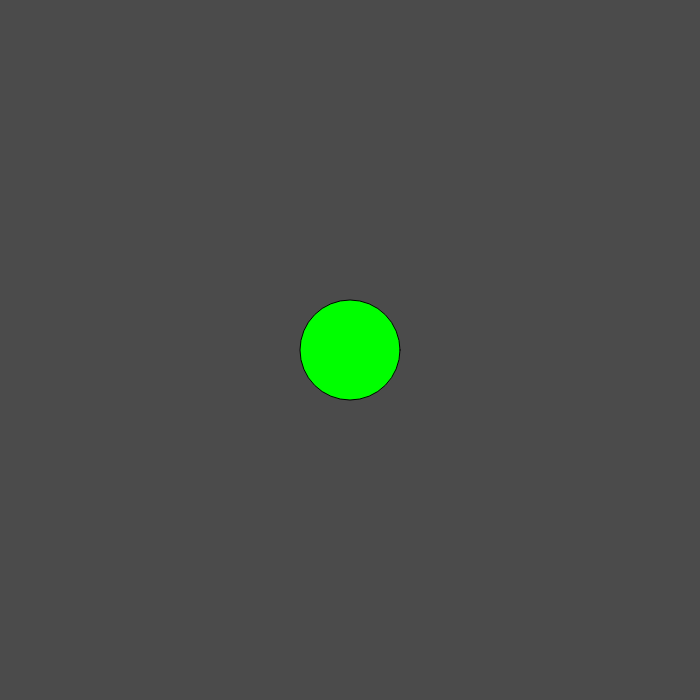
Frame 1 (no input)
Frame 60 (no input): identical to frame 1, image omitted
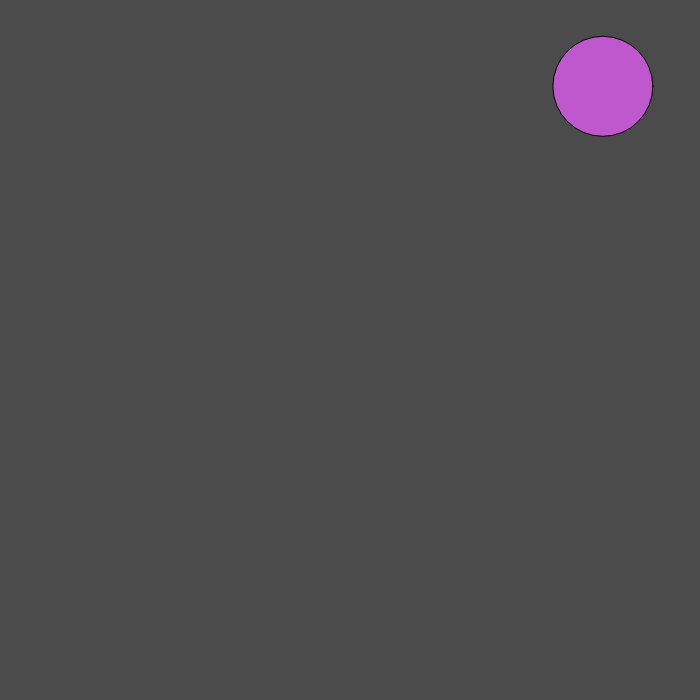
Frame 120 (the mouse pressed at the canvas centre since frame 60)

The p5.js sketch that drew these frames (run headless with seeded random() and noise() and a simulated clock; from frame 60 on, the mouse is pressed at the canvas centre):

// p5.js sketch
// ── sketch.js
/*
	<><><><><><><><><><><><><><><><><><><>
	<>	FUN W/ CONDITIONALS & RANDOM	<>
	<>				by Ian Pokorny		<>
	<><><><><><><><><><><><><><><><><><><>
	* Click mouse to change	ellipse fill & movement
*/

//GLOBAL VARIABLE DECLARATION

//ellipse variables
let x = 0;
let y = 0;
let xMove = 0;
let yMove = 0;

//fill color variables
let r = 0;
let g = 255;
let b = 0;

const size = 100;

function setup()
{
	createCanvas(700, 700);
	
	//start ellipse at center of canvas
	x = width / 2;
	y = height / 2;
}

function draw()
{
	background(75);
	fill(r, g, b);
	ellipse(x, y, size, size);
	
	//increment X & Y location based on Move amount
	x += xMove; //same as: x = x + xMove
	y += yMove;	//same as: y = y + yMove
	
	//if X or Y position goes beyond bounds of canvas, flip direction
	if (x >= width - size/2 || x <= size/2)
	{
		xMove = -xMove; // reverse X movement direction
	}
	
	if (y >= height - size/2 || y <= size/2)
	{
		yMove = -yMove; //reverse Y movement direction
	}
	
	//print values to the console
	//print("x: " + x + " y: " + y + " xMove: " + xMove + " yMove: " + yMove);
}

function mousePressed() //when mouse is clicked...
{
	//a new random value, from -10 to 10, is returned for xMove & yMove
	xMove = random(-10, 10);
	yMove = random(-10, 10);
	
	//a new random value, from 0 to 255, is returned for r, g, b
	r = random(255);
	g = random(255);
	b = random(255);
}
